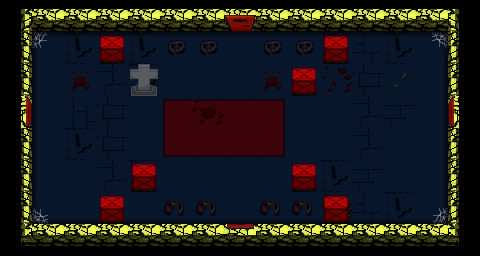

Rendered tile map (Tiled .tmx) drawn with the repository's tilesets; below, a short description and the full map source, tile grids included:
An orthogonal 15x8 tile map with 32x32 px tiles, 14 tile layers (chao e paredes, Decorações, Decorações2, sombras laterais, ...) and 22 objects (bau).

<map version="1.10" tiledversion="1.11.2" orientation="orthogonal" renderorder="right-down" width="15" height="8" tilewidth="32" tileheight="32" infinite="0" nextlayerid="40" nextobjectid="167">
 <tileset firstgid="1" name="Sprite_sheet_tiles" tilewidth="32" tileheight="32" tilecount="66" columns="11">
  <image source="../../assets/TileSet/tileset_andar4.png" width="352" height="192" />
 </tileset>
 <layer id="11" name="chao e paredes" width="15" height="8">
  <data encoding="csv">
2147483652,1,1,1,1,1,1,1,1,1,1,1,1,1,4,
2,3221225511,5,5,5,5,5,5,5,5,5,5,5,1610612775,2147483650,
2,5,5,5,5,5,5,5,5,5,5,5,5,5,2147483650,
2,5,5,5,5,5,5,5,5,5,5,5,5,5,2147483650,
2,5,5,5,5,5,5,5,5,5,5,5,5,5,2147483650,
2,5,5,5,5,5,5,5,5,5,5,5,5,5,2147483650,
2,2684354599,24,5,5,5,5,5,5,5,5,5,40,5,2147483650,
2147483714,65,65,65,65,65,65,65,65,65,65,65,65,65,66
</data>
 </layer>
 <layer id="37" name="Decorações" width="15" height="8">
  <data encoding="csv">
0,0,0,0,0,0,0,0,0,0,0,0,0,0,0,
0,0,38,28,38,20,20,0,20,20,38,28,38,0,0,
0,0,19,27,38,0,0,0,19,0,31,24,44,0,0,
0,5,1610612759,24,0,22,33,33,2684354582,0,0,27,23,5,0,
0,0,38,24,0,1610612758,3221225505,3221225505,3221225494,0,0,27,0,5,0,
0,0,0,27,38,0,0,0,0,0,38,23,0,5,0,
0,0,42,28,0,21,21,0,21,21,31,28,38,5,0,
0,0,0,0,0,0,0,0,0,0,0,0,0,0,0
</data>
 </layer>
 <layer id="38" name="Decorações2" width="15" height="8">
  <data encoding="csv">
0,0,0,0,0,0,0,0,0,0,0,0,0,0,0,
0,0,0,0,0,0,0,0,0,0,0,0,0,0,0,
0,0,0,0,0,0,0,0,0,0,0,0,0,0,0,
0,0,0,0,0,0,30,0,0,0,0,0,0,0,0,
0,0,0,0,0,0,0,0,0,0,0,0,0,0,0,
0,0,0,0,0,0,0,0,0,0,0,0,0,0,0,
0,0,5,0,0,0,0,0,0,0,0,0,0,39,0,
0,0,0,0,0,0,0,0,0,0,0,0,0,0,0
</data>
 </layer>
 <layer id="34" name="sombras laterais" width="15" height="8">
  <data encoding="csv">
0,0,0,0,0,0,0,0,0,0,0,0,0,0,0,
0,3758096392,0,0,0,0,0,0,0,0,0,0,0,1610612744,0,
0,3758096392,0,0,0,0,0,0,0,0,0,0,0,1610612744,0,
0,3758096392,0,0,0,0,0,0,0,0,0,0,0,1610612744,0,
0,3758096392,0,0,0,0,0,0,0,0,0,0,0,1610612744,0,
0,3758096392,0,0,0,0,0,0,0,0,0,0,0,1610612744,0,
0,3758096392,0,0,0,0,0,0,0,0,0,0,0,1610612744,0,
0,0,0,0,0,0,0,0,0,0,0,0,0,0,0
</data>
 </layer>
 <layer id="35" name="sombras cima e baixo" width="15" height="8">
  <data encoding="csv">
0,0,0,0,0,0,0,0,0,0,0,0,0,0,0,
0,1073741832,1073741832,1073741832,1073741832,1073741832,1073741832,1073741832,1073741832,1073741832,1073741832,1073741832,1073741832,1073741832,0,
0,0,0,0,0,0,0,0,0,0,0,0,0,0,0,
0,0,0,0,0,0,0,0,0,0,0,0,0,0,0,
0,0,0,0,0,0,0,0,0,0,0,0,0,0,0,
0,0,0,0,0,0,0,0,0,0,0,0,0,0,0,
0,2147483656,8,2147483656,2147483656,2147483656,2147483656,2147483656,2147483656,2147483656,2147483656,2147483656,2147483656,2147483656,0,
0,0,0,0,0,0,0,0,0,0,0,0,0,0,0
</data>
 </layer>
 <layer id="17" name="caixa" width="15" height="8">
  <data encoding="csv">
0,0,0,0,0,0,0,0,0,0,0,0,0,0,0,
0,0,0,7,0,0,0,0,0,0,7,0,0,0,0,
0,0,0,0,55,0,0,0,0,7,0,0,0,0,0,
0,0,0,0,0,0,0,0,0,0,0,0,0,0,0,
0,0,0,0,0,0,0,0,0,0,0,0,0,0,0,
0,0,0,0,7,0,0,0,0,7,0,0,0,0,0,
0,0,0,7,0,0,0,0,0,0,7,0,0,0,0,
0,0,0,0,0,0,0,0,0,0,0,0,0,0,0
</data>
 </layer>
 <objectgroup id="36" name="inimigo_spawn">
  <object id="126" x="166.333" y="105.5" width="19.5" height="17" />
  <object id="144" x="166.75" y="134.5" width="19.5" height="17" />
  <object id="145" x="290.75" y="100" width="19.5" height="17" />
  <object id="146" x="291.75" y="135.5" width="19.5" height="17" />
 </objectgroup>
 <objectgroup id="15" name="colisor_obstaculo">
  <object id="76" name="bau" x="356.5" y="34.4773" width="21.2386" height="21.1705" />
  <object id="151" x="292" y="164.48" width="24" height="15.0398" />
  <object id="153" x="323.5" y="195.48" width="24" height="15.0398" />
  <object id="157" x="131.5" y="67.9801" width="24" height="15.0398" />
  <object id="158" x="131.5" y="163.48" width="24" height="15.0398" />
  <object id="159" x="99.5" y="36.4801" width="24" height="15.0398" />
  <object id="160" x="99.5" y="195.98" width="24" height="15.0398" />
  <object id="161" x="292.5" y="67.9801" width="24" height="15.0398" />
  <object id="162" x="323.5" y="35.9801" width="24" height="15.0398" />
 </objectgroup>
 <objectgroup id="39" name="colisor_parede">
  <object id="163" x="14.8607" y="-1.69836" width="16.1345" height="262.822" />
  <object id="164" x="448.793" y="4.6705" width="16.559" height="253.905" />
  <object id="165" x="-2.12295" y="223.759" width="475.117" height="30.5705" />
  <object id="166" x="7.64264" y="-13.1623" width="460.257" height="32.6935" />
 </objectgroup>
 <objectgroup id="33" name="range_bau">
  <object id="77" x="351.875" y="32" width="32.125" height="32.125" />
 </objectgroup>
 <layer id="26" name="porta_cima_aberta" width="15" height="8">
  <data encoding="csv">
0,0,0,0,0,0,0,13,0,0,0,0,0,0,0,
0,0,0,0,0,0,0,0,0,0,0,0,0,0,0,
0,0,0,0,0,0,0,0,0,0,0,0,0,0,0,
0,0,0,0,0,0,0,0,0,0,0,0,0,0,0,
0,0,0,0,0,0,0,0,0,0,0,0,0,0,0,
0,0,0,0,0,0,0,0,0,0,0,0,0,0,0,
0,0,0,0,0,0,0,0,0,0,0,0,0,0,0,
0,0,0,0,0,0,0,0,0,0,0,0,0,0,0
</data>
 </layer>
 <layer id="14" name="porta_cima" width="15" height="8">
  <data encoding="csv">
0,0,0,0,0,0,0,12,0,0,0,0,0,0,0,
0,0,0,0,0,0,0,0,0,0,0,0,0,0,0,
0,0,0,0,0,0,0,0,0,0,0,0,0,0,0,
0,0,0,0,0,0,0,0,0,0,0,0,0,0,0,
0,0,0,0,0,0,0,0,0,0,0,0,0,0,0,
0,0,0,0,0,0,0,0,0,0,0,0,0,0,0,
0,0,0,0,0,0,0,0,0,0,0,0,0,0,0,
0,0,0,0,0,0,0,0,0,0,0,0,0,0,0
</data>
 </layer>
 <objectgroup id="16" name="cima">
  <object id="75" x="227.5" y="27.5" width="24.5" height="9.5" />
 </objectgroup>
 <layer id="27" name="porta_direita_aberta" width="15" height="8">
  <data encoding="csv">
0,0,0,0,0,0,0,0,0,0,0,0,0,0,0,
0,0,0,0,0,0,0,0,0,0,0,0,0,0,0,
0,0,0,0,0,0,0,0,0,0,0,0,0,0,0,
0,0,0,0,0,0,0,0,0,0,0,0,0,0,34,
0,0,0,0,0,0,0,0,0,0,0,0,0,0,0,
0,0,0,0,0,0,0,0,0,0,0,0,0,0,0,
0,0,0,0,0,0,0,0,0,0,0,0,0,0,0,
0,0,0,0,0,0,0,0,0,0,0,0,0,0,0
</data>
 </layer>
 <layer id="21" name="porta_direita" width="15" height="8">
  <data encoding="csv">
0,0,0,0,0,0,0,0,0,0,0,0,0,0,0,
0,0,0,0,0,0,0,0,0,0,0,0,0,0,0,
0,0,0,0,0,0,0,0,0,0,0,0,0,0,0,
0,0,0,0,0,0,0,0,0,0,0,0,0,0,35,
0,0,0,0,0,0,0,0,0,0,0,0,0,0,0,
0,0,0,0,0,0,0,0,0,0,0,0,0,0,0,
0,0,0,0,0,0,0,0,0,0,0,0,0,0,0,
0,0,0,0,0,0,0,0,0,0,0,0,0,0,0
</data>
 </layer>
 <objectgroup id="20" name="direita">
  <object id="74" x="444" y="101" width="9.5" height="25" />
 </objectgroup>
 <layer id="28" name="porta_baixo_aberta" width="15" height="8">
  <data encoding="csv">
0,0,0,0,0,0,0,0,0,0,0,0,0,0,0,
0,0,0,0,0,0,0,0,0,0,0,0,0,0,0,
0,0,0,0,0,0,0,0,0,0,0,0,0,0,0,
0,0,0,0,0,0,0,0,0,0,0,0,0,0,0,
0,0,0,0,0,0,0,0,0,0,0,0,0,0,0,
0,0,0,0,0,0,0,0,0,0,0,0,0,0,0,
0,0,0,0,0,0,0,0,0,0,0,0,0,0,0,
0,0,0,0,0,0,0,37,0,0,0,0,0,0,0
</data>
 </layer>
 <layer id="22" name="porta_baixo" width="15" height="8">
  <data encoding="csv">
0,0,0,0,0,0,0,0,0,0,0,0,0,0,0,
0,0,0,0,0,0,0,0,0,0,0,0,0,0,0,
0,0,0,0,0,0,0,0,0,0,0,0,0,0,0,
0,0,0,0,0,0,0,0,0,0,0,0,0,0,0,
0,0,0,0,0,0,0,0,0,0,0,0,0,0,0,
0,0,0,0,0,0,0,0,0,0,0,0,0,0,0,
0,0,0,0,0,0,0,0,0,0,0,0,0,0,0,
0,0,0,0,0,0,0,36,0,0,0,0,0,0,0
</data>
 </layer>
 <objectgroup id="24" name="baixo">
  <object id="73" x="227" y="216" width="21.5" height="12.5" />
 </objectgroup>
 <layer id="29" name="porta_esquerda_aberta" width="15" height="8">
  <data encoding="csv">
0,0,0,0,0,0,0,0,0,0,0,0,0,0,0,
0,0,0,0,0,0,0,0,0,0,0,0,0,0,0,
0,0,0,0,0,0,0,0,0,0,0,0,0,0,0,
2147483682,0,0,0,0,0,0,0,0,0,0,0,0,0,0,
0,0,0,0,0,0,0,0,0,0,0,0,0,0,0,
0,0,0,0,0,0,0,0,0,0,0,0,0,0,0,
0,0,0,0,0,0,0,0,0,0,0,0,0,0,0,
0,0,0,0,0,0,0,0,0,0,0,0,0,0,0
</data>
 </layer>
 <layer id="23" name="porta_esquerda" width="15" height="8">
  <data encoding="csv">
0,0,0,0,0,0,0,0,0,0,0,0,0,0,0,
0,0,0,0,0,0,0,0,0,0,0,0,0,0,0,
0,0,0,0,0,0,0,0,0,0,0,0,0,0,0,
2147483683,0,0,0,0,0,0,0,0,0,0,0,0,0,0,
0,0,0,0,0,0,0,0,0,0,0,0,0,0,0,
0,0,0,0,0,0,0,0,0,0,0,0,0,0,0,
0,0,0,0,0,0,0,0,0,0,0,0,0,0,0,
0,0,0,0,0,0,0,0,0,0,0,0,0,0,0
</data>
 </layer>
 <objectgroup id="25" name="esquerda">
  <object id="72" x="23.5" y="100.5" width="11" height="20" />
 </objectgroup>
</map>